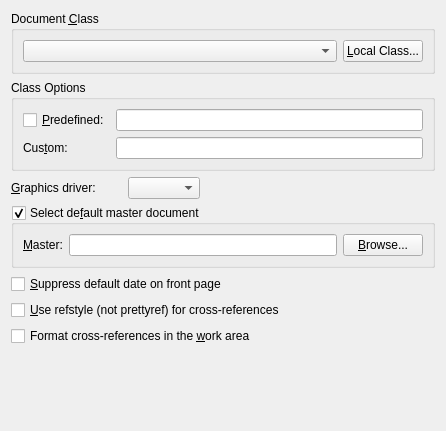
<?xml version="1.0" encoding="UTF-8"?>
<ui version="4.0">
 <class>LaTeXUi</class>
 <widget class="QWidget" name="LaTeXUi">
  <property name="geometry">
   <rect>
    <x>0</x>
    <y>0</y>
    <width>446</width>
    <height>431</height>
   </rect>
  </property>
  <property name="windowTitle">
   <string/>
  </property>
  <layout class="QGridLayout" name="gridLayout_2">
   <item row="2" column="0">
    <widget class="QLabel" name="psdriverL">
     <property name="text">
      <string>&amp;Graphics driver:</string>
     </property>
     <property name="buddy">
      <cstring>psdriverCO</cstring>
     </property>
    </widget>
   </item>
   <item row="2" column="2">
    <widget class="QComboBox" name="psdriverCO">
     <property name="inputMethodHints">
      <set>Qt::ImhDigitsOnly|Qt::ImhLatinOnly</set>
     </property>
     <property name="duplicatesEnabled">
      <bool>false</bool>
     </property>
    </widget>
   </item>
   <item row="5" column="0" colspan="4">
    <widget class="QCheckBox" name="refstyleCB">
     <property name="text">
      <string>&amp;Use refstyle (not prettyref) for cross-references</string>
     </property>
    </widget>
   </item>
   <item row="7" column="1">
    <spacer name="verticalSpacer">
     <property name="orientation">
      <enum>Qt::Vertical</enum>
     </property>
     <property name="sizeHint" stdset="0">
      <size>
       <width>20</width>
       <height>2</height>
      </size>
     </property>
    </spacer>
   </item>
   <item row="4" column="0" colspan="4">
    <widget class="QCheckBox" name="suppressDateCB">
     <property name="enabled">
      <bool>true</bool>
     </property>
     <property name="sizePolicy">
      <sizepolicy hsizetype="Preferred" vsizetype="Fixed">
       <horstretch>0</horstretch>
       <verstretch>0</verstretch>
      </sizepolicy>
     </property>
     <property name="text">
      <string>&amp;Suppress default date on front page</string>
     </property>
    </widget>
   </item>
   <item row="2" column="3">
    <spacer name="horizontalSpacer_1">
     <property name="orientation">
      <enum>Qt::Horizontal</enum>
     </property>
     <property name="sizeHint" stdset="0">
      <size>
       <width>261</width>
       <height>22</height>
      </size>
     </property>
    </spacer>
   </item>
   <item row="0" column="0" colspan="4">
    <widget class="QGroupBox" name="groupBox">
     <property name="title">
      <string>Document &amp;Class</string>
     </property>
     <property name="flat">
      <bool>true</bool>
     </property>
     <layout class="QGridLayout">
      <item row="0" column="0">
       <widget class="lyx::frontend::CategorizedCombo" name="classCO">
        <property name="inputMethodHints">
         <set>Qt::ImhDigitsOnly|Qt::ImhLatinOnly</set>
        </property>
        <property name="maxVisibleItems">
         <number>20</number>
        </property>
       </widget>
      </item>
      <item row="0" column="1">
       <widget class="QPushButton" name="layoutPB">
        <property name="sizePolicy">
         <sizepolicy hsizetype="Fixed" vsizetype="Fixed">
          <horstretch>0</horstretch>
          <verstretch>0</verstretch>
         </sizepolicy>
        </property>
        <property name="toolTip">
         <string>Click to select a local document class definition file</string>
        </property>
        <property name="text">
         <string>&amp;Local Class...</string>
        </property>
       </widget>
      </item>
     </layout>
    </widget>
   </item>
   <item row="3" column="0" colspan="4">
    <widget class="QGroupBox" name="childDocGB">
     <property name="toolTip">
      <string>Select if the current document is included to a master file</string>
     </property>
     <property name="statusTip">
      <string/>
     </property>
     <property name="title">
      <string>Select de&amp;fault master document</string>
     </property>
     <property name="flat">
      <bool>true</bool>
     </property>
     <property name="checkable">
      <bool>true</bool>
     </property>
     <layout class="QGridLayout">
      <item row="0" column="0">
       <widget class="QLabel" name="childDocLA">
        <property name="text">
         <string>&amp;Master:</string>
        </property>
        <property name="buddy">
         <cstring>childDocLE</cstring>
        </property>
       </widget>
      </item>
      <item row="0" column="2">
       <widget class="QPushButton" name="childDocPB">
        <property name="text">
         <string>&amp;Browse...</string>
        </property>
       </widget>
      </item>
      <item row="0" column="1">
       <widget class="QLineEdit" name="childDocLE">
        <property name="toolTip">
         <string>Enter the name of the default master document</string>
        </property>
       </widget>
      </item>
     </layout>
    </widget>
   </item>
   <item row="1" column="0" colspan="4">
    <widget class="QGroupBox" name="optionsGB">
     <property name="title">
      <string>Class Options</string>
     </property>
     <property name="flat">
      <bool>true</bool>
     </property>
     <layout class="QGridLayout" name="gridLayout_1">
      <item row="0" column="0">
       <widget class="QCheckBox" name="defaultOptionsCB">
        <property name="toolTip">
         <string>Enable to use the options that are predefined in the layout file</string>
        </property>
        <property name="text">
         <string>&amp;Predefined:</string>
        </property>
       </widget>
      </item>
      <item row="0" column="1">
       <widget class="QLineEdit" name="defaultOptionsLE">
        <property name="toolTip">
         <string>The options that are predefined in the layout file. Click to the left to select/deselect.</string>
        </property>
        <property name="inputMethodHints">
         <set>Qt::ImhPreferLatin</set>
        </property>
        <property name="readOnly">
         <bool>true</bool>
        </property>
       </widget>
      </item>
      <item row="1" column="0">
       <widget class="QLabel" name="optionsL">
        <property name="text">
         <string>Cus&amp;tom:</string>
        </property>
        <property name="buddy">
         <cstring>optionsLE</cstring>
        </property>
       </widget>
      </item>
      <item row="1" column="1">
       <widget class="QLineEdit" name="optionsLE">
        <property name="inputMethodHints">
         <set>Qt::ImhPreferLatin</set>
        </property>
       </widget>
      </item>
     </layout>
    </widget>
   </item>
   <item row="6" column="0" colspan="4">
    <widget class="QCheckBox" name="refFormattedCB">
     <property name="toolTip">
      <string>Attempt to display formatted cross-references as they would appear in the output, e.g., as &quot;Theorem 1&quot; rather than just as the label.</string>
     </property>
     <property name="text">
      <string>Format cross-references in the &amp;work area</string>
     </property>
    </widget>
   </item>
  </layout>
 </widget>
 <customwidgets>
  <customwidget>
   <class>lyx::frontend::CategorizedCombo</class>
   <extends>QComboBox</extends>
   <header>CategorizedCombo.h</header>
  </customwidget>
 </customwidgets>
 <tabstops>
  <tabstop>classCO</tabstop>
  <tabstop>layoutPB</tabstop>
  <tabstop>defaultOptionsCB</tabstop>
  <tabstop>defaultOptionsLE</tabstop>
  <tabstop>optionsLE</tabstop>
  <tabstop>psdriverCO</tabstop>
  <tabstop>childDocGB</tabstop>
  <tabstop>childDocLE</tabstop>
  <tabstop>childDocPB</tabstop>
  <tabstop>suppressDateCB</tabstop>
  <tabstop>refstyleCB</tabstop>
 </tabstops>
 <includes>
  <include location="local">qt_i18n.h</include>
 </includes>
 <resources/>
 <connections>
  <connection>
   <sender>defaultOptionsCB</sender>
   <signal>toggled(bool)</signal>
   <receiver>defaultOptionsLE</receiver>
   <slot>setEnabled(bool)</slot>
   <hints>
    <hint type="sourcelabel">
     <x>63</x>
     <y>79</y>
    </hint>
    <hint type="destinationlabel">
     <x>237</x>
     <y>82</y>
    </hint>
   </hints>
  </connection>
  <connection>
   <sender>groupBox</sender>
   <signal>clicked()</signal>
   <receiver>classCO</receiver>
   <slot>setFocus()</slot>
   <hints>
    <hint type="sourcelabel">
     <x>160</x>
     <y>33</y>
    </hint>
    <hint type="destinationlabel">
     <x>160</x>
     <y>47</y>
    </hint>
   </hints>
  </connection>
 </connections>
</ui>
